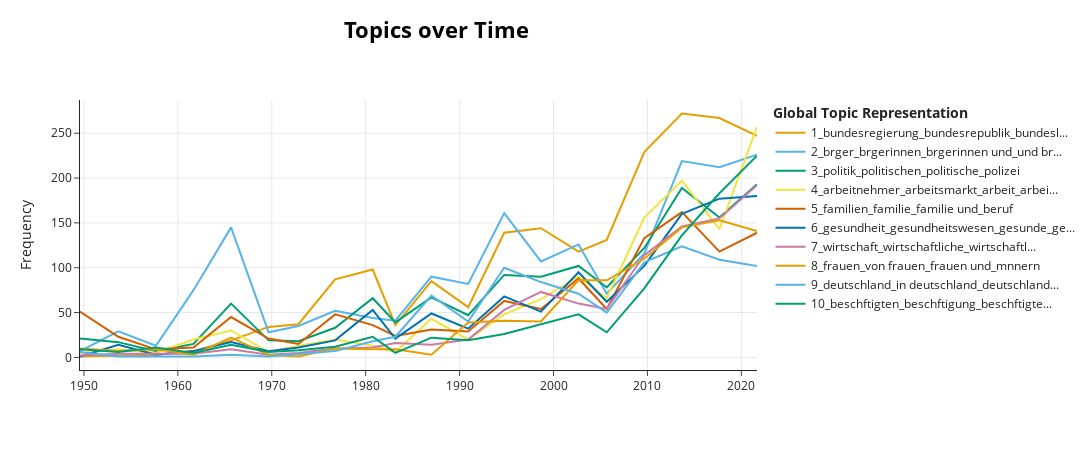

Here is the notebook cell this chart was saved with:
### Code cell
# Filter the topics_over_time DataFrame to include only the top 10 topics
top_10_topics = topics_over_time.groupby('Topic').size().nlargest(10).index
filtered_topics_over_time = topics_over_time[topics_over_time['Topic'].isin(top_10_topics)]

# Visualisiere die Themenentwicklung
topic_model.visualize_topics_over_time(topics_over_time , topics=[1,2,3,4,5,6,7,8,9,10]
)

### Figure 1 — Plotly figure (JSON) as saved in the notebook; plotly's stock layout.template omitted (floating-point values rounded to 4 significant figures)
{"data": [{"hoverinfo": "text", "hovertext": ["<b>Topic 1</b><br>Words: zu diesem kampf, gehren ehrlichkeit, ehrlichkeit vor sich, vor sich selbst, diesem kampf", "<b>Topic 1</b><br>Words: hamburger programm vom, hamburger programm, das ganze sein, ganze sein, vom 22 der", "<b>Topic 1</b><br>Words: der brger und, der brger, brger und ffentliche, brokratischen leerlaufs der, brokratischen leerlaufs", "<b>Topic 1</b><br>Words: brger, seiner brger, jeder brger, dienstaufsicht, kostenlos untersuchen", "<b>Topic 1</b><br>Words: brger, der brger, jeder brger, als brger, brgerinnen", "<b>Topic 1</b><br>Words: brger, der brger, alle brger, brgerinnen, des brgers", "<b>Topic 1</b><br>Words: brger, der brger, brgerinnen, brgerinnen und, und brger", "<b>Topic 1</b><br>Words: brger, der brger, brgerinnen, brgerinnen und, die brger", "<b>Topic 1</b><br>Words: brger, der brger, brgerinnen, brgerinnen und, und brger", "<b>Topic 1</b><br>Words: brger, der brger, brgerinnen, brgerinnen und, die brger", "<b>Topic 1</b><br>Words: brger, der brger, brgerinnen, brgerinnen und, und brger", "<b>Topic 1</b><br>Words: brger, brgerinnen, brgerinnen und, und brger, brgerinnen und brger", "<b>Topic 1</b><br>Words: brger, brgerinnen, brgerinnen und, und brger, brgerinnen und brger", "<b>Topic 1</b><br>Words: brger, brgerinnen, brgerinnen und, und brger, brgerinnen und brger", "<b>Topic 1</b><br>Words: brger, brgerinnen, brgerinnen und, und brger, brgerinnen und brger", "<b>Topic 1</b><br>Words: brger, brgerinnen, brgerinnen und, und brger, brgerinnen und brger", "<b>Topic 1</b><br>Words: brger, brgerinnen und, brgerinnen, und brger, brgerinnen und brger", "<b>Topic 1</b><br>Words: brger, brgerinnen, brgerinnen und, und brger, brgerinnen und brger", "<b>Topic 1</b><br>Words: brgerinnen, brger, brgerinnen und, und brger, brgerinnen und brger", "<b>Topic 1</b><br>Words: brgerinnen, brger, brgerinnen und, und brger, brgerinnen und brger"], "marker": {"color": "#E69F00"}, "mode": "lines", "name": "1_bundesregierung_bundesrepublik_bundesl...", "type": "scatter", "x": ["1949-08-01T00:00:00.000000000", "1953-09-01T00:00:00.000000000", "1957-09-01T00:00:00.000000000", "1961-09-01T00:00:00.000000000", "1965-09-01T00:00:00.000000000", "1969-09-01T00:00:00.000000000", "1972-11-01T00:00:00.000000000", "1976-10-01T00:00:00.000000000", "1980-10-01T00:00:00.000000000", "1983-03-01T00:00:00.000000000", "1987-01-01T00:00:00.000000000", "1990-12-01T00:00:00.000000000", "1994-10-01T00:00:00.000000000", "1998-09-01T00:00:00.000000000", "2002-09-01T00:00:00.000000000", "2005-09-01T00:00:00.000000000", "2009-09-01T00:00:00.000000000", "2013-09-01T00:00:00.000000000", "2017-09-01T00:00:00.000000000", "2021-09-01T00:00:00.000000000"], "y": [1, 2, 3, 7, 19, 34, 37, 87, 98, 36, 85, 56, 139, 144, 118, 131, 229, 272, 267, 247]}, {"hoverinfo": "text", "hovertext": ["<b>Topic 2</b><br>Words: die bundeslnder, der heimatvertriebenen, bundeslnder, heimatvertriebenen, mitteln die aus", "<b>Topic 2</b><br>Words: bundesregierung, bundesrepublik, bundestag, der bundesrepublik, die bundesregierung", "<b>Topic 2</b><br>Words: bundesregierung, bundesregierung hat, atomwaffen, die bundesregierung, anspruch des deutschen", "<b>Topic 2</b><br>Words: die neue bundesregierung, neue bundesregierung, die neue, neue bundesregierung wird, bundesregierung", "<b>Topic 2</b><br>Words: bundesregierung, bundesrepublik, der bundesrepublik, bundesrepublik deutschland, die bundesrepublik", "<b>Topic 2</b><br>Words: bundesrepublik, die bundesrepublik, bundesregierung, der bundesrepublik, bundesrepublik deutschland", "<b>Topic 2</b><br>Words: bundesregierung, bundesrepublik, der bundesrepublik, verabschiedet das, die bundesregierung", "<b>Topic 2</b><br>Words: bundesregierung, bundesrepublik, bundesrepublik deutschland, die bundesregierung, die bundesrepublik", "<b>Topic 2</b><br>Words: bundeslndern, bundesrepublik, der bundesrepublik, in allen bundeslndern, allen bundeslndern", "<b>Topic 2</b><br>Words: bundesrepublik, bundesrepublik deutschland, der bundesrepublik, die bundesrepublik, bundesregierung", "<b>Topic 2</b><br>Words: bundesregierung, bundesrepublik, der bundesrepublik, die bundesrepublik, bundesrepublik deutschland", "<b>Topic 2</b><br>Words: bundeslndern, den neuen bundeslndern, neuen bundeslndern, in den neuen, den neuen", "<b>Topic 2</b><br>Words: bundeslndern, bundesregierung, neuen bundeslndern, den neuen bundeslndern, in den neuen", "<b>Topic 2</b><br>Words: bundesrepublik, bundesregierung, bundeslndern, bundeslnder, die bundesrepublik", "<b>Topic 2</b><br>Words: bundesregierung, des bundes, bundeslndern, bundes, die bundesregierung", "<b>Topic 2</b><br>Words: bundesregierung, des bundes, bundesrepublik, bundes, bundestag", "<b>Topic 2</b><br>Words: bundesregierung, des bundes, bundes, die bundesregierung, bundesverfassungsgericht", "<b>Topic 2</b><br>Words: bundesregierung, der bundesregierung, des bundes, bundes, bundeslndern", "<b>Topic 2</b><br>Words: bundesregierung, die bundesregierung, bundeslnder, des bundes, bundeslndern", "<b>Topic 2</b><br>Words: bundesregierung, die bundesregierung, bundestag, des bundes, bundes"], "marker": {"color": "#56B4E9"}, "mode": "lines", "name": "2_brger_brgerinnen_brgerinnen und_und br...", "type": "scatter", "x": ["1949-08-01T00:00:00.000000000", "1953-09-01T00:00:00.000000000", "1957-09-01T00:00:00.000000000", "1961-09-01T00:00:00.000000000", "1965-09-01T00:00:00.000000000", "1969-09-01T00:00:00.000000000", "1972-11-01T00:00:00.000000000", "1976-10-01T00:00:00.000000000", "1980-10-01T00:00:00.000000000", "1983-03-01T00:00:00.000000000", "1987-01-01T00:00:00.000000000", "1990-12-01T00:00:00.000000000", "1994-10-01T00:00:00.000000000", "1998-09-01T00:00:00.000000000", "2002-09-01T00:00:00.000000000", "2005-09-01T00:00:00.000000000", "2009-09-01T00:00:00.000000000", "2013-09-01T00:00:00.000000000", "2017-09-01T00:00:00.000000000", "2021-09-01T00:00:00.000000000"], "y": [7, 29, 13, 75, 145, 28, 35, 52, 44, 41, 90, 82, 161, 107, 126, 71, 116, 219, 212, 226]}, {"hoverinfo": "text", "hovertext": ["<b>Topic 3</b><br>Words: politischen, politischen parteien, politik, heimatvertriebenen, parteien", "<b>Topic 3</b><br>Words: politik, politische, bestimmte politische, politische haltung, nichts mehr zu", "<b>Topic 3</b><br>Words: die wende, politik, aufgaben bewltigt werden, zu verankern um, verschuldung der bauern", "<b>Topic 3</b><br>Words: politischen, politik, auf freie fahrt, freie fahrt, stils", "<b>Topic 3</b><br>Words: politik, politischen, politische, deutsche politik, glaubwrdigkeit und zuverlssigkeit", "<b>Topic 3</b><br>Words: politik, erstarrt, politische, die politik, und politisch", "<b>Topic 3</b><br>Words: politik, unsere politik, der gesicherten freiheit, gesicherten freiheit, der gesicherten", "<b>Topic 3</b><br>Words: politik, politischen, politik der, politische, unserer politik", "<b>Topic 3</b><br>Words: politik, politischen, politische, politik ist, eine politik", "<b>Topic 3</b><br>Words: politik, politischen, politische, und nachrichtendiensten, nachrichtendiensten", "<b>Topic 3</b><br>Words: politik, politische, politischen, politisch, polizei", "<b>Topic 3</b><br>Words: politik, politischen, politische, polizei, politisch", "<b>Topic 3</b><br>Words: politik, politischen, politische, polizei, politisch", "<b>Topic 3</b><br>Words: politik, politischen, politische, polizei, polizei und", "<b>Topic 3</b><br>Words: politik, politische, politischen, unsere politik, polizei", "<b>Topic 3</b><br>Words: politik, politischen, eine politik, politik die, eine politik die", "<b>Topic 3</b><br>Words: politik, politischen, politische, polizei, unsere politik", "<b>Topic 3</b><br>Words: politik, politischen, politische, polizei, unsere politik", "<b>Topic 3</b><br>Words: politik, politischen, politische, politik die, politisch", "<b>Topic 3</b><br>Words: politik, politischen, politische, polizei, politisch"], "marker": {"color": "#009E73"}, "mode": "lines", "name": "3_politik_politischen_politische_polizei", "type": "scatter", "x": ["1949-08-01T00:00:00.000000000", "1953-09-01T00:00:00.000000000", "1957-09-01T00:00:00.000000000", "1961-09-01T00:00:00.000000000", "1965-09-01T00:00:00.000000000", "1969-09-01T00:00:00.000000000", "1972-11-01T00:00:00.000000000", "1976-10-01T00:00:00.000000000", "1980-10-01T00:00:00.000000000", "1983-03-01T00:00:00.000000000", "1987-01-01T00:00:00.000000000", "1990-12-01T00:00:00.000000000", "1994-10-01T00:00:00.000000000", "1998-09-01T00:00:00.000000000", "2002-09-01T00:00:00.000000000", "2005-09-01T00:00:00.000000000", "2009-09-01T00:00:00.000000000", "2013-09-01T00:00:00.000000000", "2017-09-01T00:00:00.000000000", "2021-09-01T00:00:00.000000000"], "y": [21, 17, 7, 15, 60, 19, 18, 33, 66, 39, 67, 47, 92, 90, 102, 78, 122, 189, 156, 193]}, {"hoverinfo": "text", "hovertext": ["<b>Topic 4</b><br>Words: sozialordnung, gesunden, betrieblichen sozialen, in letzter stunde, vorbeugenden gesundheitsfrsorge und", "<b>Topic 4</b><br>Words: gesunden, arbeitenden jugend und, sozial gesunden landarbeiterstand, ein gesundes deutsches, weiteren ausbaues um", "<b>Topic 4</b><br>Words: gesunden, soziale wohnungsbau soll, sozialdemokratie sieht, der sozialplan der, volkes so weit", "<b>Topic 4</b><br>Words: gesundes volk, gesundes, ein gesundes volk, ein gesundes, gesunde", "<b>Topic 4</b><br>Words: gesundheit, gesunde, gesundheitspolitik, eine gesunde, gesundheitswesen", "<b>Topic 4</b><br>Words: gesundheit, der gesundheit, die der wiederherstellung, des menschen eingesetzt, mglichkeiten des technischen", "<b>Topic 4</b><br>Words: gesundheit, die gesundheit, finanzen, im neuen betriebsverfassungsgesetz, heidelberg nach diesem", "<b>Topic 4</b><br>Words: gesundheitswesen, im gesundheitswesen, gesunde, menschengerechte umwelt, gesundheit", "<b>Topic 4</b><br>Words: gesunde, gesundheitspolitik, gesundheits, gesundheitliche, gesundheitsgerechte lebensverhltnisse", "<b>Topic 4</b><br>Words: fragen knnen, bestehenden lebensmittelrechtlichen bestimmungen, unbezahlbar wird arbeitnehmer, einer belstigung zu, morgen noch gesund", "<b>Topic 4</b><br>Words: gesundheit, gesundheitswesens, gesundheitspolitik, gesundheitswesen, des gesundheitswesens", "<b>Topic 4</b><br>Words: gesundheitswesen, gesundheit, gesundheitspolitik mu, gesunde, gesundheitspolitik", "<b>Topic 4</b><br>Words: gesundheit, gesunde, gesundheitspolitik, gesundheitswesen, gesundheitsstrukturgesetz", "<b>Topic 4</b><br>Words: gesundheit, gesunde, gesundheitspolitik, gesundheitliche, gesundheitsvorsorge", "<b>Topic 4</b><br>Words: gesundheit, gesundheitswesen, gesunde, gesundheits, gesundheitssystem", "<b>Topic 4</b><br>Words: gesunde, gesundheit, ernhrung, gesundheitswesen, gesundheitsreform", "<b>Topic 4</b><br>Words: gesundheit, gesundheitswesen, gesunde, gesundheits, im gesundheitswesen", "<b>Topic 4</b><br>Words: gesundheit, gesunde, gesundheitswesen, gesundheitsversorgung, gesundheitssystem", "<b>Topic 4</b><br>Words: gesundheit, gesunde, gesundheitsversorgung, gesundheit und, gesundheitswesen", "<b>Topic 4</b><br>Words: gesundheit, gesundheitswesen, gesundheitsversorgung, gesunde, im gesundheitswesen"], "marker": {"color": "#F0E442"}, "mode": "lines", "name": "4_arbeitnehmer_arbeitsmarkt_arbeit_arbei...", "type": "scatter", "x": ["1949-08-01T00:00:00.000000000", "1953-09-01T00:00:00.000000000", "1957-09-01T00:00:00.000000000", "1961-09-01T00:00:00.000000000", "1965-09-01T00:00:00.000000000", "1969-09-01T00:00:00.000000000", "1972-11-01T00:00:00.000000000", "1976-10-01T00:00:00.000000000", "1980-10-01T00:00:00.000000000", "1983-03-01T00:00:00.000000000", "1987-01-01T00:00:00.000000000", "1990-12-01T00:00:00.000000000", "1994-10-01T00:00:00.000000000", "1998-09-01T00:00:00.000000000", "2002-09-01T00:00:00.000000000", "2005-09-01T00:00:00.000000000", "2009-09-01T00:00:00.000000000", "2013-09-01T00:00:00.000000000", "2017-09-01T00:00:00.000000000", "2021-09-01T00:00:00.000000000"], "y": [5, 9, 5, 20, 30, 6, 13, 20, 13, 6, 43, 20, 48, 65, 90, 66, 156, 197, 143, 257]}, {"hoverinfo": "text", "hovertext": ["<b>Topic 5</b><br>Words: wirtschaft, planwirtschaft, wirtschaftspolitik, wirtschaftliche, die planwirtschaft", "<b>Topic 5</b><br>Words: wirtschaft, planung, wirtschaftspolitik, von planung und, von planung", "<b>Topic 5</b><br>Words: wirtschaft, herzustellen die dazu, eine kleine schicht, arbeitspolitik der arbeitnehmer, hat in gerechter", "<b>Topic 5</b><br>Words: unserer wirtschaft, freiheitliche, zwlf jahren wirtschaftsaufschwung, richtlinien bestimmt, zu bewerten und", "<b>Topic 5</b><br>Words: wirtschaft, wirtschaftliche, wirtschaftlichen, wirtschaftspolitik, volkswirtschaftliche", "<b>Topic 5</b><br>Words: vollbeschftigung, fr grovermgen, grovermgen, die vollbeschftigung, wirtschaftspolitik", "<b>Topic 5</b><br>Words: wirtschaftspolitik, gestiegen, staats ausgaben, planungen ihre wirtschaftliche, mehr wirtschaftlichen", "<b>Topic 5</b><br>Words: weltwirtschaftskrise, wirtschaftliche, wirtschaft, wirtschaftlicher, die wirtschaftliche", "<b>Topic 5</b><br>Words: wirtschaft, vor schwierigen problemen, vor schwierigen, schwierigen problemen, wirtschaftspolitik", "<b>Topic 5</b><br>Words: wirtschaft, wirtschaftskrise, wir sozialdemokraten wissen, sozialdemokraten wissen, die wirtschaftskrise", "<b>Topic 5</b><br>Words: wirtschaft, 1935, wirtschaftlichen, weltwirtschaftssystem, aufschwung", "<b>Topic 5</b><br>Words: wirtschaft, wirtschaftlichen, wohnungsbaus in, nur aus, wirtschaftlicher", "<b>Topic 5</b><br>Words: wirtschaft, wirtschaftlichen, wirtschaften, vision des kologischen, vision des", "<b>Topic 5</b><br>Words: wirtschaft, wirtschaften, wirtschafts, wirtschafts und, nachhaltiges wirtschaften zu", "<b>Topic 5</b><br>Words: wirtschaft, wirtschaftliche, wirtschaftlichen, wissensgesellschaft, die wirtschaft", "<b>Topic 5</b><br>Words: wirtschaft, die wirtschaft, wirtschaftlichen, wirtschaftliche, fr die wirtschaft", "<b>Topic 5</b><br>Words: wirtschaft, die wirtschaft, wirtschaftliche, der wirtschaft, wirtschaftlich", "<b>Topic 5</b><br>Words: wirtschaft, wirtschaftliche, wirtschaften, wirtschaftspolitik, unsere wirtschaft", "<b>Topic 5</b><br>Words: wirtschaft, wirtschaftlichen, wirtschaftliche, wirtschaften, die wirtschaft", "<b>Topic 5</b><br>Words: wirtschaft, wirtschaften, die wirtschaft, wirtschaftlichen, wirtschaftliche"], "marker": {"color": "#D55E00"}, "mode": "lines", "name": "5_familien_familie_familie und_beruf", "type": "scatter", "x": ["1949-08-01T00:00:00.000000000", "1953-09-01T00:00:00.000000000", "1957-09-01T00:00:00.000000000", "1961-09-01T00:00:00.000000000", "1965-09-01T00:00:00.000000000", "1969-09-01T00:00:00.000000000", "1972-11-01T00:00:00.000000000", "1976-10-01T00:00:00.000000000", "1980-10-01T00:00:00.000000000", "1983-03-01T00:00:00.000000000", "1987-01-01T00:00:00.000000000", "1990-12-01T00:00:00.000000000", "1994-10-01T00:00:00.000000000", "1998-09-01T00:00:00.000000000", "2002-09-01T00:00:00.000000000", "2005-09-01T00:00:00.000000000", "2009-09-01T00:00:00.000000000", "2013-09-01T00:00:00.000000000", "2017-09-01T00:00:00.000000000", "2021-09-01T00:00:00.000000000"], "y": [51, 23, 9, 11, 45, 21, 15, 48, 36, 24, 31, 29, 63, 54, 88, 54, 133, 162, 118, 139]}, {"hoverinfo": "text", "hovertext": ["<b>Topic 6</b><br>Words: gesellschaftserhaltende, die wichtigste staats, wichtigste staats und, wichtigste staats, und gesellschaftserhaltende gemeinschaft", "<b>Topic 6</b><br>Words: familie, der familie, die familie, rechte der familie, familie und", "<b>Topic 6</b><br>Words: familie, die so gewonnene, mit der wohnungsnot, zeit schafft den, erfllen sich ihrer", "<b>Topic 6</b><br>Words: ausbildungsbeihilfen, familie, familien, kinder kindergeld aus, der kinder ausbildungsbeihilfen", "<b>Topic 6</b><br>Words: familie, familien, familie und, bedeutende verantwortung zu, bedeutende verantwortung", "<b>Topic 6</b><br>Words: familie, zur eigenleistung stehen, und frderung auch, frderung auch den, nach magabe ihres", "<b>Topic 6</b><br>Words: familienlastenausgleich, familien, familie, der familienlastenausgleich, der steuerreform", "<b>Topic 6</b><br>Words: familie, familien, die familie, der familie, familie und", "<b>Topic 6</b><br>Words: familie, familien, die familie, der familie, und familie", "<b>Topic 6</b><br>Words: familie, familien, beruf, familie und, und familie", "<b>Topic 6</b><br>Words: familie, familien, familie und, der familie, beruf", "<b>Topic 6</b><br>Words: familie, familien, familie und, familie und beruf, beruf", "<b>Topic 6</b><br>Words: familien, familie, familie und, familien mit, der familie", "<b>Topic 6</b><br>Words: familie, familien, familie und, vereinbarkeit von, vereinbarkeit", "<b>Topic 6</b><br>Words: familien, familie, familie und, familie und beruf, und beruf", "<b>Topic 6</b><br>Words: familie, familien, familie und, familie und beruf, von familie", "<b>Topic 6</b><br>Words: familien, familie, beruf, familie und, und beruf", "<b>Topic 6</b><br>Words: familie, familien, familie und, beruf, vereinbarkeit von", "<b>Topic 6</b><br>Words: familien, familie, familie und, beruf, vereinbarkeit von", "<b>Topic 6</b><br>Words: familien, familie, familie und, vereinbarkeit von, beruf"], "marker": {"color": "#0072B2"}, "mode": "lines", "name": "6_gesundheit_gesundheitswesen_gesunde_ge...", "type": "scatter", "x": ["1949-08-01T00:00:00.000000000", "1953-09-01T00:00:00.000000000", "1957-09-01T00:00:00.000000000", "1961-09-01T00:00:00.000000000", "1965-09-01T00:00:00.000000000", "1969-09-01T00:00:00.000000000", "1972-11-01T00:00:00.000000000", "1976-10-01T00:00:00.000000000", "1980-10-01T00:00:00.000000000", "1983-03-01T00:00:00.000000000", "1987-01-01T00:00:00.000000000", "1990-12-01T00:00:00.000000000", "1994-10-01T00:00:00.000000000", "1998-09-01T00:00:00.000000000", "2002-09-01T00:00:00.000000000", "2005-09-01T00:00:00.000000000", "2009-09-01T00:00:00.000000000", "2013-09-01T00:00:00.000000000", "2017-09-01T00:00:00.000000000", "2021-09-01T00:00:00.000000000"], "y": [1, 14, 3, 7, 17, 7, 11, 19, 53, 21, 49, 32, 68, 51, 95, 62, 102, 160, 177, 180]}, {"hoverinfo": "text", "hovertext": ["<b>Topic 7</b><br>Words: eigentmer sondern, und geschftsfhrer, lebens anzuerkennen, echten leistungswettbewerbs auch, des echten", "<b>Topic 7</b><br>Words: bedarfsfalle auch, vernderung der eigentumsverhltnisse, bedarfsfalle auch durch, beschftigung ist aber, wieder millionen menschen", "<b>Topic 7</b><br>Words: da die bisher, wahrheit, lge, die bisher, entspricht auch", "<b>Topic 7</b><br>Words: sie hat, und berufspraktischer einbung, einheit und verteidigungsbereitschaft, wie technisch verstrkt, verteidigungsbereitschaft gestrkt werden", "<b>Topic 7</b><br>Words: stellung von geschftsfhrung, sache der belegschaft, wahl der betrieblichen, dazu und mu, berprfung der stellung", "<b>Topic 7</b><br>Words: fr diese beziehungen, auerhalb der verdichtungsgebiete, irrefhrende zinsangaben mssen, irrefhrende zinsangaben, im erwnschten umfang", "<b>Topic 7</b><br>Words: beschftigung, dienst beschftigt werden, und besoldungsrecht, in der werft, textil oder in", "<b>Topic 7</b><br>Words: dienst beschftigten, ffentlichen dienst beschftigten, beschftigungssystem, beschftigten, beschftigung", "<b>Topic 7</b><br>Words: der beschftigungskrise, beschftigung, beschftigungskrise, beschftigten, beschftigungsauflagen", "<b>Topic 7</b><br>Words: beschftigten, beschftigungsfrderungsgesetz, beschftigung, beschftigt, beschftigte", "<b>Topic 7</b><br>Words: beschftigung, beschftigungsgarantie, die sicherung eines, sicherung eines, beschftigten", "<b>Topic 7</b><br>Words: beschftigung, beschftigten, beschftigte, die beschftigten, der beschftigten", "<b>Topic 7</b><br>Words: beschftigung, beschftigten, beschftigungsverhltnisse, beschftigte, beschftigungsverhltnissen", "<b>Topic 7</b><br>Words: beschftigung, beschftigten, beschftigte, beschftigungsverhltnisse, der beschftigung", "<b>Topic 7</b><br>Words: beschftigung, beschftigten, beschftigte, beschftigungsverhltnisse, beschftigung zu", "<b>Topic 7</b><br>Words: beschftigung, beschftigten, beschftigte, der beschftigten, sozialversicherungspflichtige", "<b>Topic 7</b><br>Words: beschftigten, beschftigung, der beschftigten, beschftigte, die beschftigten", "<b>Topic 7</b><br>Words: beschftigten, beschftigung, beschftigte, der beschftigten, die beschftigten", "<b>Topic 7</b><br>Words: beschftigten, beschftigte, beschftigung, die beschftigten, der beschftigten"], "marker": {"color": "#CC79A7"}, "mode": "lines", "name": "7_wirtschaft_wirtschaftliche_wirtschaftl...", "type": "scatter", "x": ["1949-08-01T00:00:00.000000000", "1953-09-01T00:00:00.000000000", "1961-09-01T00:00:00.000000000", "1965-09-01T00:00:00.000000000", "1969-09-01T00:00:00.000000000", "1972-11-01T00:00:00.000000000", "1976-10-01T00:00:00.000000000", "1980-10-01T00:00:00.000000000", "1983-03-01T00:00:00.000000000", "1987-01-01T00:00:00.000000000", "1990-12-01T00:00:00.000000000", "1994-10-01T00:00:00.000000000", "1998-09-01T00:00:00.000000000", "2002-09-01T00:00:00.000000000", "2005-09-01T00:00:00.000000000", "2009-09-01T00:00:00.000000000", "2013-09-01T00:00:00.000000000", "2017-09-01T00:00:00.000000000", "2021-09-01T00:00:00.000000000"], "y": [2, 4, 4, 9, 3, 5, 10, 11, 16, 14, 20, 53, 73, 60, 54, 114, 146, 155, 192]}, {"hoverinfo": "text", "hovertext": ["<b>Topic 8</b><br>Words: deutschland, ein freies, freies, zu dem, die einheit nur", "<b>Topic 8</b><br>Words: deutschland, man, deutschlands, kann einen friedensvertrag, freien partner im", "<b>Topic 8</b><br>Words: deutschland, einheit, deutschlands, konnte weitergefhrt werden, wirtschaftliche leben erloschen", "<b>Topic 8</b><br>Words: ich, seiner nation vorbeileben, der macht bleibt, bei der entwicklungshilfe, nation vorbeileben", "<b>Topic 8</b><br>Words: deutschlands, deutschland, deutschland hat, wiedervereinigung deutschlands, deutschland ist", "<b>Topic 8</b><br>Words: geregeltes miteinander der, teile deutschlands die, geregeltes miteinander, teile deutschlands, geregeltes", "<b>Topic 8</b><br>Words: deutschland kein spannungsgebiet, kein spannungsgebiet, krisenherd mehr deutschland, mehr deutschland kein, spannungsgebiet", "<b>Topic 8</b><br>Words: deutschland, deutschland geschaffen, wir haben ein, an der spitze, der spitze", "<b>Topic 8</b><br>Words: deutschland, die einheit, stck, fr deutschland, hat man in", "<b>Topic 8</b><br>Words: entschieden vertreten, interessen entschieden vertreten, seine interessen entschieden, interessen entschieden, seine interessen", "<b>Topic 8</b><br>Words: weg sind die, das wrde der, leistungskraft das wrde, leistungskraft das, wrde der niedergang", "<b>Topic 8</b><br>Words: deutschland, deutschlands, in deutschland, deutschland darf, ein deutschland", "<b>Topic 8</b><br>Words: deutschland, deutschlands, standort deutschland, deutschland ist, standort", "<b>Topic 8</b><br>Words: deutschland, deutschland braucht, deutschland ist, deutschlands, deutschland braucht eine", "<b>Topic 8</b><br>Words: deutschland, deutschland braucht, in deutschland, deutschland ist, deutschlands", "<b>Topic 8</b><br>Words: deutschland, deutschland ist, in deutschland, deutschland deutschland, fr deutschland", "<b>Topic 8</b><br>Words: deutschland, deutschland ist, in deutschland, deutschlands, deutschland braucht", "<b>Topic 8</b><br>Words: deutschland, deutschlands, in deutschland, deutschland ist, deutschland hat", "<b>Topic 8</b><br>Words: deutschland, in deutschland, deutschland ist, deutschland muss, deutschlands", "<b>Topic 8</b><br>Words: deutschland, in deutschland, deutschland ist, deutschlands, deutschland muss"], "marker": {"color": "#E69F00"}, "mode": "lines", "name": "8_frauen_von frauen_frauen und_mnnern", "type": "scatter", "x": ["1949-08-01T00:00:00.000000000", "1953-09-01T00:00:00.000000000", "1957-09-01T00:00:00.000000000", "1961-09-01T00:00:00.000000000", "1965-09-01T00:00:00.000000000", "1969-09-01T00:00:00.000000000", "1972-11-01T00:00:00.000000000", "1976-10-01T00:00:00.000000000", "1980-10-01T00:00:00.000000000", "1983-03-01T00:00:00.000000000", "1987-01-01T00:00:00.000000000", "1990-12-01T00:00:00.000000000", "1994-10-01T00:00:00.000000000", "1998-09-01T00:00:00.000000000", "2002-09-01T00:00:00.000000000", "2005-09-01T00:00:00.000000000", "2009-09-01T00:00:00.000000000", "2013-09-01T00:00:00.000000000", "2017-09-01T00:00:00.000000000", "2021-09-01T00:00:00.000000000"], "y": [10, 7, 9, 3, 22, 3, 1, 10, 9, 9, 3, 39, 41, 40, 86, 86, 110, 145, 153, 141]}, {"hoverinfo": "text", "hovertext": ["<b>Topic 9</b><br>Words: frauen, frauen ist, mnnern, und frauen, die frauen", "<b>Topic 9</b><br>Words: gewi in, hinsicht voneinander verschieden, hinsicht voneinander, die aufgabenkreise, aufgabenkreise", "<b>Topic 9</b><br>Words: halbtagsbeschftigung fr, halbtagsbeschftigung fr frauen, frauen 8611, halbtagsbeschftigung, mae ermglicht werden", "<b>Topic 9</b><br>Words: und mnnern suchen, resultiert das absinken, aus dem starken, volk hieraus, vermitteln knnen und", "<b>Topic 9</b><br>Words: zur teilzeitarbeit schaffen, mglichkeiten zur teilzeitarbeit, die vorbergehend aus, berufliche leben, vorbergehend aus dem", "<b>Topic 9</b><br>Words: frauen, in familie, eintraten die den, magabe des parteitagsbeschlusses, den frauen fr", "<b>Topic 9</b><br>Words: frauen, mnnern und frauen, mnnern und, mnnern, und frauen", "<b>Topic 9</b><br>Words: frauen, und frauen, von frauen, mnner, mnnern", "<b>Topic 9</b><br>Words: frauen, von frauen, mnnern, frauen und, fr frauen", "<b>Topic 9</b><br>Words: frauen, von frauen, frauen und, fr frauen, frauen in", "<b>Topic 9</b><br>Words: frauen, von frauen, frauen und, mnner, frauen in", "<b>Topic 9</b><br>Words: frauen, von frauen, frauen und, frauen in, mnnern", "<b>Topic 9</b><br>Words: frauen, von frauen, frauen und, mnnern, mnner", "<b>Topic 9</b><br>Words: frauen, von frauen, frauen und, mnnern, frauen und mnnern", "<b>Topic 9</b><br>Words: frauen, von frauen, frauen und, mnnern, von frauen und", "<b>Topic 9</b><br>Words: frauen, von frauen, frauen und, mnnern, mnner", "<b>Topic 9</b><br>Words: frauen, von frauen, frauen und, mnnern, von frauen und", "<b>Topic 9</b><br>Words: frauen, von frauen, frauen und, mnnern, mnner", "<b>Topic 9</b><br>Words: frauen, von frauen, frauen und, mnnern, von frauen und"], "marker": {"color": "#56B4E9"}, "mode": "lines", "name": "9_deutschland_in deutschland_deutschland...", "type": "scatter", "x": ["1949-08-01T00:00:00.000000000", "1953-09-01T00:00:00.000000000", "1961-09-01T00:00:00.000000000", "1965-09-01T00:00:00.000000000", "1969-09-01T00:00:00.000000000", "1972-11-01T00:00:00.000000000", "1976-10-01T00:00:00.000000000", "1980-10-01T00:00:00.000000000", "1983-03-01T00:00:00.000000000", "1987-01-01T00:00:00.000000000", "1990-12-01T00:00:00.000000000", "1994-10-01T00:00:00.000000000", "1998-09-01T00:00:00.000000000", "2002-09-01T00:00:00.000000000", "2005-09-01T00:00:00.000000000", "2009-09-01T00:00:00.000000000", "2013-09-01T00:00:00.000000000", "2017-09-01T00:00:00.000000000", "2021-09-01T00:00:00.000000000"], "y": [6, 1, 1, 3, 1, 4, 7, 18, 23, 69, 40, 100, 84, 71, 50, 106, 124, 109, 102]}, {"hoverinfo": "text", "hovertext": ["<b>Topic 10</b><br>Words: demokratie, demokratischen, die freie demokratische, freie demokratische, freie demokratische partei", "<b>Topic 10</b><br>Words: demokratie, lt sich, lt, demokratische, ist also was", "<b>Topic 10</b><br>Words: fordert die freie, die freie demokratische, freie demokratische partei, freie demokratische, demokratische partei", "<b>Topic 10</b><br>Words: notstnden, der demokratie gemeinsam, die demokratischen fundamente, demokratie gemeinsam mit, gegen alle feinde", "<b>Topic 10</b><br>Words: demokratie, demokraten, demokratische, in einer demokratie, einer demokratie", "<b>Topic 10</b><br>Words: freiheit und ordnung, und ordnung, ordnung, rechtlichen mglichkeiten zu, ordnung als grundlagen", "<b>Topic 10</b><br>Words: demokratie, demokratie ist, demokratische, wollen und da, demokratische und effiziente", "<b>Topic 10</b><br>Words: demokratie, demokratische, freiheitlichen demokratischen rechtsstaat, rechtsstaat, einen freiheitlichen demokratischen", "<b>Topic 10</b><br>Words: freien demokraten, die freien demokraten, demokratie, die freien, demokraten", "<b>Topic 10</b><br>Words: die demokratische, auseinandersetzung ist mhsam, brckelt die demokratische, demokratischer legitimitt, entsprechend brckelt", "<b>Topic 10</b><br>Words: demokratie, demokratische, rechtsstaat, freiheit menschenrechten und, freiheit menschenrechten", "<b>Topic 10</b><br>Words: demokratie, demokratische, demokratischen, demokratie ist, demokratie und", "<b>Topic 10</b><br>Words: demokratie, die demokratie, demokratische, demokraten, demokratie dar", "<b>Topic 10</b><br>Words: demokratie, demokratischen, demokratie und, der demokratie, die demokratie", "<b>Topic 10</b><br>Words: demokratie, demokratie und, demokratische, demokratisches, demokratischen", "<b>Topic 10</b><br>Words: demokratie, demokratie und, mehr direkte demokratie, mehr direkte, direkte demokratie", "<b>Topic 10</b><br>Words: demokratie, demokratie und, demokratie ist, demokratische, unsere demokratie", "<b>Topic 10</b><br>Words: demokratie, demokratische, demokratie und, demokratischen, die demokratie", "<b>Topic 10</b><br>Words: demokratie, demokraten, freie demokraten, wir freie demokraten, wir freie", "<b>Topic 10</b><br>Words: demokraten, freie demokraten, wir freie demokraten, wir freie, demokratie"], "marker": {"color": "#009E73"}, "mode": "lines", "name": "10_beschftigten_beschftigung_beschftigte...", "type": "scatter", "x": ["1949-08-01T00:00:00.000000000", "1953-09-01T00:00:00.000000000", "1957-09-01T00:00:00.000000000", "1961-09-01T00:00:00.000000000", "1965-09-01T00:00:00.000000000", "1969-09-01T00:00:00.000000000", "1972-11-01T00:00:00.000000000", "1976-10-01T00:00:00.000000000", "1980-10-01T00:00:00.000000000", "1983-03-01T00:00:00.000000000", "1987-01-01T00:00:00.000000000", "1990-12-01T00:00:00.000000000", "1994-10-01T00:00:00.000000000", "1998-09-01T00:00:00.000000000", "2002-09-01T00:00:00.000000000", "2005-09-01T00:00:00.000000000", "2009-09-01T00:00:00.000000000", "2013-09-01T00:00:00.000000000", "2017-09-01T00:00:00.000000000", "2021-09-01T00:00:00.000000000"], "y": [9, 6, 11, 5, 14, 6, 8, 12, 23, 5, 22, 19, 26, 37, 48, 28, 77, 136, 183, 225]}], "layout": {"height": 450, "hoverlabel": {"bgcolor": "white", "font": {"family": "Rockwell", "size": 16}}, "legend": {"title": {"text": "<b>Global Topic Representation"}}, "title": {"font": {"color": "Black", "size": 22}, "text": "<b>Topics over Time</b>", "x": 0.4, "xanchor": "center", "y": 0.95, "yanchor": "top"}, "width": 1250, "xaxis": {"showgrid": true}, "yaxis": {"showgrid": true, "title": {"text": "Frequency"}}}}
